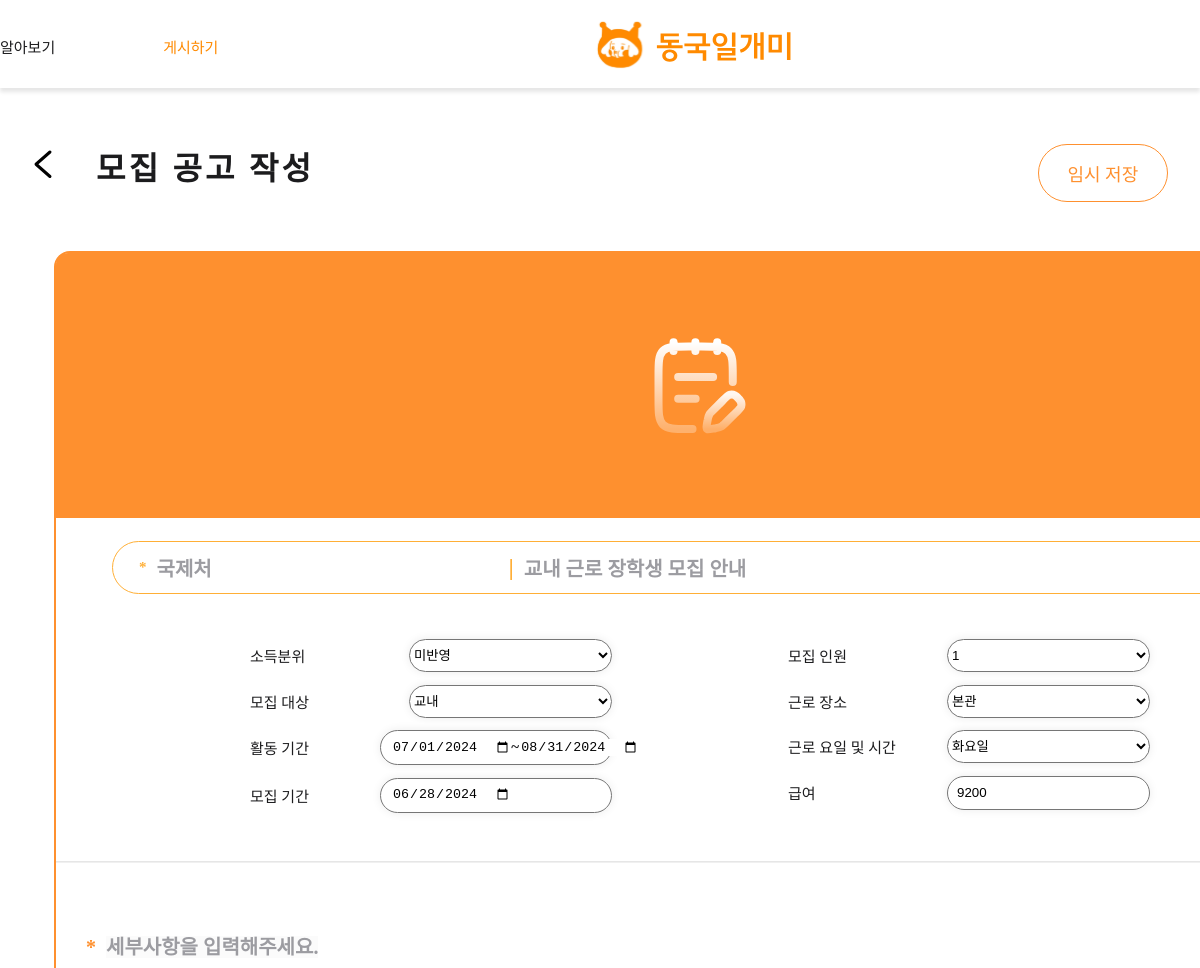
The app's page /post-edit/23 (upper part), older data.
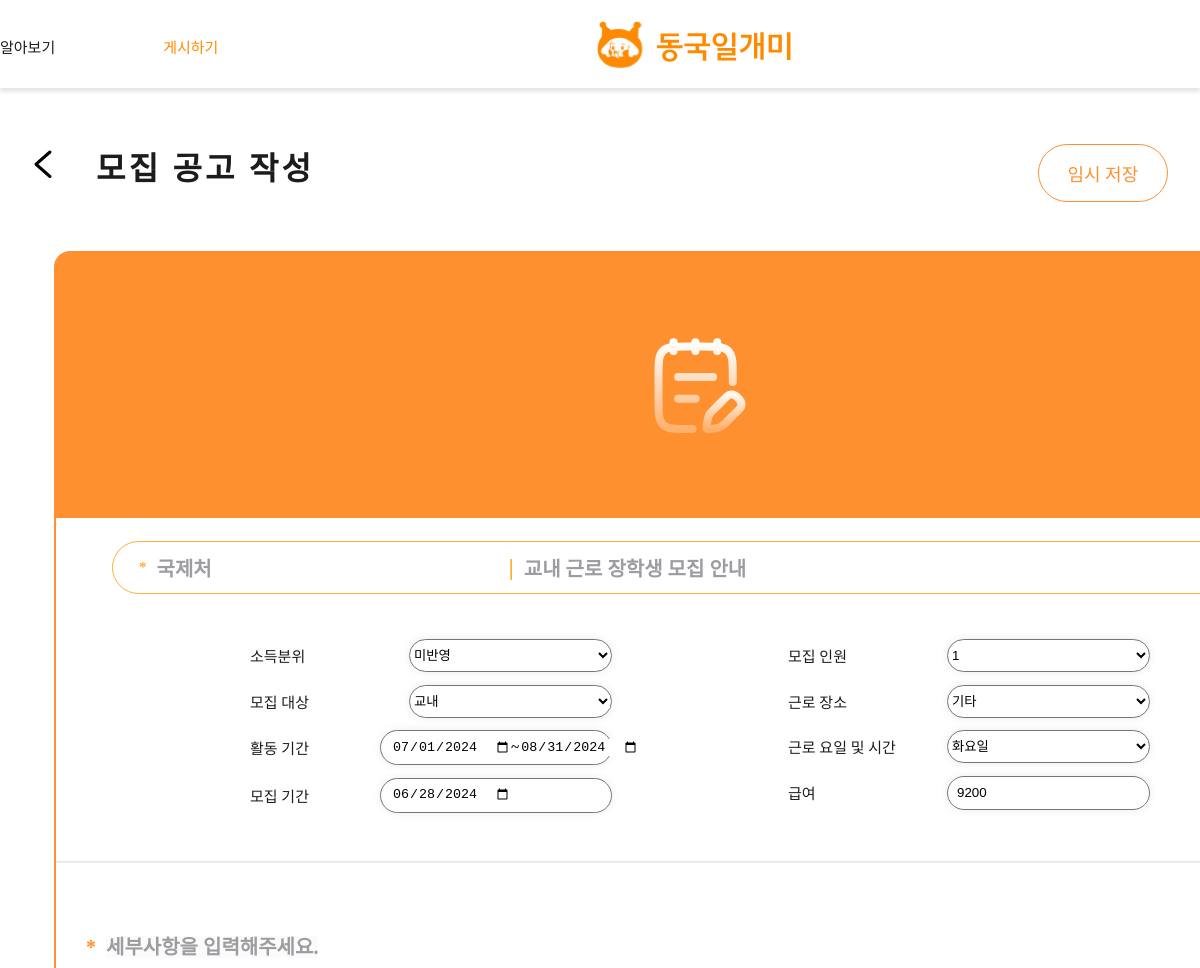
The same page, newer data.
### main/models.py (models this page shows, shortened)
class Post(models.Model):
    writer = models.ForeignKey(User, null=False, blank=False, on_delete=models.CASCADE)
    title = models.CharField(max_length=50)
    organization = models.CharField(max_length=50, null=True)
    department = models.CharField(max_length=50, null=True)
    is_income_bracket = models.PositiveIntegerField(null=False, default=0) #boolean
    start_date = models.DateField(null=True)
    end_date = models.DateField(null=True)
    deadline = models.DateField(null=True)
    day_left = models.IntegerField(null=True)#남은날짜
    place = models.CharField(max_length=50, blank=False)
    time = models.TextField(max_length=50, null=False)
    recruitment = models.PositiveIntegerField(null=True, default=0)
    wage = models.PositiveIntegerField(null=True, default=0)
    body = models.TextField()
    file = models.ImageField(upload_to="post/", blank=True, null=True)
    pub_date = models.DateTimeField()
    scrap = models.ManyToManyField(User, related_name='scraped', blank=True, default=None)
    scrap_count = models.PositiveIntegerField(default=0)
    applicated_count = models.PositiveIntegerField(default=0)
    def get_body(self):
        return json.loads(self.body)

### main/views.py (the view)
# urls.py: path('post-edit/<int:id>', post_edit, name="post-edit"),
def post_edit(request, id):
    edit_post = get_object_or_404(Post, pk=id)
    recruitment_options = [1, 2, 3, 4, 5]
    return render(request, 'main/post_edit.html', {'post': edit_post, 'recruitment_options': recruitment_options})

### main/templates/main/post_edit.html (shortened to what the changed rows need)
{% extends 'base.html' %} {% block content %} {% load static %}
<link
  rel="stylesheet"
  type="text/css"
  href="{% static 'css/main/post_edit.css'%}"
/>
<div id="edit_page">
  <form action="{% url 'main:post-update' post.id %}" method="POST" enctype="multipart/form-data">
  <div class="content" id="main2">
    <div id="shell">
      <div id="detail">
        <div class="Caption border">
          <span class="Caption" style="color:#FFAF36; margin-left:26px;">*</span>
          <input type="text" name="organization" id="organization" placeholder="[기관명을 입력해주세요. (ex.교무팀)]" value="{{ post.organization}}"/>
          <span class="Caption" style="color:#FFAF36; font-size: 24px;">|</span>
          <input type="text" name="title" id="announcement_title" placeholder="공고 제목을 입력해주세요." value="{{ post.title}}"/>
        </div>
        <div style="display: flex; width: 900px; justify-content: space-between;">
          <div class="Caption topic" id="title">
              <div class="top">
                <label for="income">소득분위</label>
                <select type="number" name="is_income_bracket" id="income">
                  <option value="0" {% if post.is_income_bracket == 0 %}selected{% endif %}>미반영</option>
                </select>
              </div>
              <div style="margin-top: 12.5px;">
                <label for="target">모집 대상</label>
                <select name="department" id="target" class="selector">
                  <option value="교내" {% if post.department == '교내' %}selected{% endif %}>교내</option>
                </select>
              </div>
              <div class="date_selector">
                <div class="date_input" id="work_date_input">
                  <input type="date" id="start_work_date" class="selector" name="start_date" value="{{ post.start_date|date:'Y-m-d' }}"/>
                  <span>~</span>
                  <input type="date" id="end_work_date" class="selector" name="end_date" value="{{ post.end_date|date:'Y-m-d' }}"/>
                </div>
              </div>
              <div class="date_selector">
                <div class="date_input" id="recruit_date_input">
                  <input type="date" id="end_recruit_date" class="selector" name="deadline" value="{{ post.deadline|date:'Y-m-d' }}"/>
                </div>
              </div>
          </div>
          <div class="Caption topic" id="contents">
            <div class="top">
              <label for="recruit_count">모집 인원</label>
              <select name="recruitment" id="recruit_count" class="selector" value="">
                {% for option in recruitment_options %}
                    <option value="{{ option }}" {% if post.recruitment == option %}selected{% endif %}>{{ option }}</option>
                {% endfor %}
              </select>
            </div>
            <div style="margin-top: 12.5px;">
              <label for="work_place">근로 장소</label>
              <select name="place" id="work_place" class="selector">
                <option value="본관" {% if post.place == "본관" %}selected{% endif %}>본관</option>
                <option value="기타" {% if post.place == "기타" %}selected{% endif %}>기타</option>
              </select>
            </div>
            <div style="margin-top: 12.5px;">
              <label for="work_time">근로 요일 및 시간</label>
              <select name="time" id="work_time" class="selector">
                <option value="Tue" {% if post.time == "Tue" %}selected{% endif %}>화요일</option>
              </select>
            </div>
            <div style="margin-top: 12.5px;">
              <span id="salary_input">
                <input type="number" id="salary" name="wage" value="{{ post.wage }}"/>
              </span>
            </div>
          </div>
        </div>
      </div>
    </div>
  </div>
    </form>
</div>
{% endblock %}

Row changes from the older to the newer data that the page shows:
changed Post "국제처": place "본관" → "기타"
